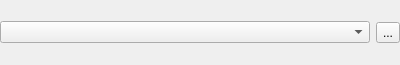
<ui version="4.0" >
 <class>ForwardConnectDaemon</class>
 <widget class="QWidget" name="ForwardConnectDaemon" >
  <property name="geometry" >
   <rect>
    <x>0</x>
    <y>0</y>
    <width>400</width>
    <height>65</height>
   </rect>
  </property>
  <property name="contextMenuPolicy" >
   <enum>Qt::CustomContextMenu</enum>
  </property>
  <property name="windowTitle" >
   <string>FCD</string>
  </property>
  <layout class="QHBoxLayout" >
   <property name="leftMargin" >
    <number>0</number>
   </property>
   <property name="topMargin" >
    <number>0</number>
   </property>
   <property name="rightMargin" >
    <number>0</number>
   </property>
   <property name="bottomMargin" >
    <number>0</number>
   </property>
   <item>
    <widget class="QComboBox" name="comboBox" >
     <property name="contextMenuPolicy" >
      <enum>Qt::CustomContextMenu</enum>
     </property>
    </widget>
   </item>
   <item>
    <widget class="QToolButton" name="toolButton" >
     <property name="contextMenuPolicy" >
      <enum>Qt::CustomContextMenu</enum>
     </property>
     <property name="text" >
      <string>...</string>
     </property>
    </widget>
   </item>
  </layout>
 </widget>
 <resources/>
 <connections/>
</ui>
